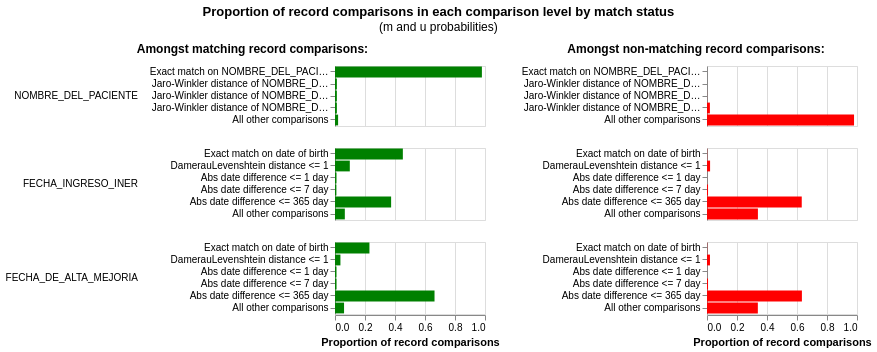

Notebook code for this chart:
### Code cell
linker.visualisations.m_u_parameters_chart()

### Figure 1 — Vega-Lite specification as saved in the notebook (floating-point values rounded to 4 significant figures)
{"config": {"view": {"continuousWidth": 300, "continuousHeight": 300, "discreteHeight": 300, "discreteWidth": 400}, "header": {"title": null}, "title": {"anchor": "middle", "offset": 10}}, "hconcat": [{"mark": "bar", "encoding": {"color": {"value": "green"}, "row": {"field": "comparison_name", "header": {"labelAlign": "left", "labelAnchor": "middle", "labelAngle": 0}, "sort": {"field": "comparison_sort_order"}, "type": "nominal"}, "tooltip": [{"field": "comparison_name", "title": "Comparison name", "type": "nominal"}, {"field": "label_for_charts", "title": "Label", "type": "ordinal"}, {"field": "sql_condition", "title": "SQL condition", "type": "nominal"}, {"field": "m_probability", "format": ".10~g", "title": "M probability", "type": "quantitative"}, {"field": "u_probability", "format": ".10~g", "title": "U probability", "type": "quantitative"}, {"field": "bayes_factor", "format": ",.6f", "title": "Bayes factor = m/u", "type": "quantitative"}, {"field": "log2_bayes_factor", "format": ".4~g", "title": "Match weight = log2(m/u)", "type": "quantitative"}, {"field": "bayes_factor_description", "title": "Match weight description", "type": "nominal"}, {"field": "m_probability_description", "title": "m probability description", "type": "nominal"}, {"field": "u_probability_description", "title": "u probability description", "type": "nominal"}], "x": {"axis": {"title": "Proportion of record comparisons"}, "field": "m_probability", "type": "quantitative"}, "y": {"axis": {"title": null}, "field": "label_for_charts", "sort": {"field": "comparison_vector_value", "order": "descending"}, "type": "nominal"}}, "height": {"step": 12}, "resolve": {"scale": {"y": "independent"}}, "title": {"text": "Amongst matching record comparisons:", "fontSize": 12, "fontWeight": "bold"}, "transform": [{"filter": "(datum.bayes_factor != 'no-op filter due to vega lite issue 4680')"}], "width": 150}, {"mark": "bar", "encoding": {"color": {"value": "red"}, "row": {"field": "comparison_name", "header": {"labels": false}, "sort": {"field": "comparison_sort_order"}, "type": "nominal"}, "tooltip": [{"field": "comparison_name", "title": "Comparison name", "type": "nominal"}, {"field": "label_for_charts", "title": "Label", "type": "ordinal"}, {"field": "sql_condition", "title": "SQL condition", "type": "nominal"}, {"field": "m_probability", "format": ".10~g", "title": "M probability", "type": "quantitative"}, {"field": "u_probability", "format": ".10~g", "title": "U probability", "type": "quantitative"}, {"field": "bayes_factor", "format": ",.6f", "title": "Bayes factor = m/u", "type": "quantitative"}, {"field": "log2_bayes_factor", "format": ".4~g", "title": "Match weight = log2(m/u)", "type": "quantitative"}, {"field": "bayes_factor_description", "title": "Match weight description", "type": "nominal"}, {"field": "m_probability_description", "title": "m probability description", "type": "nominal"}, {"field": "u_probability_description", "title": "u probability description", "type": "nominal"}], "x": {"axis": {"title": "Proportion of record comparisons"}, "field": "u_probability", "type": "quantitative"}, "y": {"axis": {"title": null}, "field": "label_for_charts", "sort": {"field": "comparison_vector_value", "order": "descending"}, "type": "nominal"}}, "height": {"step": 12}, "resolve": {"scale": {"y": "independent"}}, "title": {"text": "Amongst non-matching record comparisons:", "fontSize": 12, "fontWeight": "bold"}, "transform": [{"filter": "(datum.bayes_factor != 'no-op filter2 due to vega lite issue 4680')"}], "width": 150}], "data": {"name": "data-3ac749590dcdfb6d7fca0a2ff53a5810"}, "title": {"text": "Proportion of record comparisons in each comparison level by match status", "subtitle": "(m and u probabilities)"}, "$schema": "https://vega.github.io/schema/vega-lite/v5.9.3.json", "datasets": {"data-3ac749590dcdfb6d7fca0a2ff53a5810": [{"comparison_name": "NOMBRE_DEL_PACIENTE", "sql_condition": "\"NOMBRE_DEL_PACIENTE_l\" = \"NOMBRE_DEL_PACIENTE_r\"", "label_for_charts": "Exact match on NOMBRE_DEL_PACIENTE", "m_probability": 0.9793, "u_probability": 3.436e-05, "m_probability_description": "Amongst matching record comparisons, 97.93% of records (i.e. one in 1.021) are in the exact match on nombre_del_paciente comparison level", "u_probability_description": "Amongst non-matching record comparisons, 0.003436% of records (i.e. one in 29,101) are in the exact match on nombre_del_paciente comparison level", "has_tf_adjustments": true, "tf_adjustment_column": "NOMBRE_DEL_PACIENTE", "tf_adjustment_weight": 1.0, "is_null_level": false, "bayes_factor": 28500.0, "log2_bayes_factor": 14.8, "comparison_vector_value": 4, "max_comparison_vector_value": 4, "bayes_factor_description": "If comparison level is `exact match on nombre_del_paciente` then comparison is 28,499 times more likely to be a match", "probability_two_random_records_match": 3.783e-05, "comparison_sort_order": 0}, {"comparison_name": "NOMBRE_DEL_PACIENTE", "sql_condition": "jaro_winkler_similarity(\"NOMBRE_DEL_PACIENTE_l\", \"NOMBRE_DEL_PACIENTE_r\") >= 0.92", "label_for_charts": "Jaro-Winkler distance of NOMBRE_DEL_PACIENTE >= 0.92", "m_probability": 0.0125, "u_probability": 2.959e-05, "m_probability_description": "Amongst matching record comparisons, 1.25% of records (i.e. one in 80) are in the jaro-winkler distance of nombre_del_paciente >= 0.92 comparison level", "u_probability_description": "Amongst non-matching record comparisons, 0.002959% of records (i.e. one in 33,794) are in the jaro-winkler distance of nombre_del_paciente >= 0.92 comparison level", "has_tf_adjustments": false, "tf_adjustment_column": null, "tf_adjustment_weight": 1.0, "is_null_level": false, "bayes_factor": 422.4, "log2_bayes_factor": 8.723, "comparison_vector_value": 3, "max_comparison_vector_value": 4, "bayes_factor_description": "If comparison level is `jaro-winkler distance of nombre_del_paciente >= 0.92` then comparison is 422 times more likely to be a match", "probability_two_random_records_match": 3.783e-05, "comparison_sort_order": 0}, {"comparison_name": "NOMBRE_DEL_PACIENTE", "sql_condition": "jaro_winkler_similarity(\"NOMBRE_DEL_PACIENTE_l\", \"NOMBRE_DEL_PACIENTE_r\") >= 0.88", "label_for_charts": "Jaro-Winkler distance of NOMBRE_DEL_PACIENTE >= 0.88", "m_probability": 0.0125, "u_probability": 0.0003398, "m_probability_description": "Amongst matching record comparisons, 1.25% of records (i.e. one in 80) are in the jaro-winkler distance of nombre_del_paciente >= 0.88 comparison level", "u_probability_description": "Amongst non-matching record comparisons, 0.03398% of records (i.e. one in 2,943) are in the jaro-winkler distance of nombre_del_paciente >= 0.88 comparison level", "has_tf_adjustments": false, "tf_adjustment_column": null, "tf_adjustment_weight": 1.0, "is_null_level": false, "bayes_factor": 36.78, "log2_bayes_factor": 5.201, "comparison_vector_value": 2, "max_comparison_vector_value": 4, "bayes_factor_description": "If comparison level is `jaro-winkler distance of nombre_del_paciente >= 0.88` then comparison is 36.78 times more likely to be a match", "probability_two_random_records_match": 3.783e-05, "comparison_sort_order": 0}, {"comparison_name": "NOMBRE_DEL_PACIENTE", "sql_condition": "jaro_winkler_similarity(\"NOMBRE_DEL_PACIENTE_l\", \"NOMBRE_DEL_PACIENTE_r\") >= 0.7", "label_for_charts": "Jaro-Winkler distance of NOMBRE_DEL_PACIENTE >= 0.7", "m_probability": 0.0125, "u_probability": 0.01931, "m_probability_description": "Amongst matching record comparisons, 1.25% of records (i.e. one in 80) are in the jaro-winkler distance of nombre_del_paciente >= 0.7 comparison level", "u_probability_description": "Amongst non-matching record comparisons, 1.931% of records (i.e. one in 51.79) are in the jaro-winkler distance of nombre_del_paciente >= 0.7 comparison level", "has_tf_adjustments": false, "tf_adjustment_column": null, "tf_adjustment_weight": 1.0, "is_null_level": false, "bayes_factor": 0.6473, "log2_bayes_factor": -0.6274, "comparison_vector_value": 1, "max_comparison_vector_value": 4, "bayes_factor_description": "If comparison level is `jaro-winkler distance of nombre_del_paciente >= 0.7` then comparison is 1.545 times less likely to be a match", "probability_two_random_records_match": 3.783e-05, "comparison_sort_order": 0}, {"comparison_name": "NOMBRE_DEL_PACIENTE", "sql_condition": "ELSE", "label_for_charts": "All other comparisons", "m_probability": 0.02069, "u_probability": 0.9803, "m_probability_description": "Amongst matching record comparisons, 2.069% of records (i.e. one in 48.33) are in the all other comparisons comparison level", "u_probability_description": "Amongst non-matching record comparisons, 98.03% of records (i.e. one in 1.02) are in the all other comparisons comparison level", "has_tf_adjustments": false, "tf_adjustment_column": null, "tf_adjustment_weight": 1.0, "is_null_level": false, "bayes_factor": 0.02111, "log2_bayes_factor": -5.566, "comparison_vector_value": 0, "max_comparison_vector_value": 4, "bayes_factor_description": "If comparison level is `all other comparisons` then comparison is 47.38 times less likely to be a match", "probability_two_random_records_match": 3.783e-05, "comparison_sort_order": 0}, {"comparison_name": "FECHA_INGRESO_INER", "sql_condition": "\"FECHA_INGRESO_INER_l\" = \"FECHA_INGRESO_INER_r\"", "label_for_charts": "Exact match on date of birth", "m_probability": 0.4524, "u_probability": 0.001215, "m_probability_description": "Amongst matching record comparisons, 45.24% of records (i.e. one in 2.211) are in the exact match on date of birth comparison level", "u_probability_description": "Amongst non-matching record comparisons, 0.1215% of records (i.e. one in 823) are in the exact match on date of birth comparison level", "has_tf_adjustments": false, "tf_adjustment_column": null, "tf_adjustment_weight": 1.0, "is_null_level": false, "bayes_factor": 372.3, "log2_bayes_factor": 8.54, "comparison_vector_value": 5, "max_comparison_vector_value": 5, "bayes_factor_description": "If comparison level is `exact match on date of birth` then comparison is 372 times more likely to be a match", "probability_two_random_records_match": 3.783e-05, "comparison_sort_order": 1}, {"comparison_name": "FECHA_INGRESO_INER", "sql_condition": "damerau_levenshtein(\"FECHA_INGRESO_INER_l\", \"FECHA_INGRESO_INER_r\") <= 1", "label_for_charts": "DamerauLevenshtein distance <= 1", "m_probability": 0.0987, "u_probability": 0.02054, "m_probability_description": "Amongst matching record comparisons, 9.87% of records (i.e. one in 10.13) are in the dameraulevenshtein distance <= 1 comparison level", "u_probability_description": "Amongst non-matching record comparisons, 2.054% of records (i.e. one in 48.69) are in the dameraulevenshtein distance <= 1 comparison level", "has_tf_adjustments": false, "tf_adjustment_column": null, "tf_adjustment_weight": 1.0, "is_null_level": false, "bayes_factor": 4.805, "log2_bayes_factor": 2.265, "comparison_vector_value": 4, "max_comparison_vector_value": 5, "bayes_factor_description": "If comparison level is `dameraulevenshtein distance <= 1` then comparison is 4.805 times more likely to be a match", "probability_two_random_records_match": 3.783e-05, "comparison_sort_order": 1}, {"comparison_name": "FECHA_INGRESO_INER", "sql_condition": "ABS(EPOCH(try_strptime(\"FECHA_INGRESO_INER_l\", '%Y-%m-%d')) - EPOCH(try_strptime(\"FECHA_INGRESO_INER_r\", '%Y-%m-%d'))) <= 86400", "label_for_charts": "Abs date difference <= 1 day", "m_probability": 0.01, "u_probability": 0.0002682, "m_probability_description": "Amongst matching record comparisons, 1% of records (i.e. one in 100) are in the abs date difference <= 1 day comparison level", "u_probability_description": "Amongst non-matching record comparisons, 0.02682% of records (i.e. one in 3,728) are in the abs date difference <= 1 day comparison level", "has_tf_adjustments": false, "tf_adjustment_column": null, "tf_adjustment_weight": 1.0, "is_null_level": false, "bayes_factor": 37.28, "log2_bayes_factor": 5.22, "comparison_vector_value": 3, "max_comparison_vector_value": 5, "bayes_factor_description": "If comparison level is `abs date difference <= 1 day` then comparison is 37.28 times more likely to be a match", "probability_two_random_records_match": 3.783e-05, "comparison_sort_order": 1}, {"comparison_name": "FECHA_INGRESO_INER", "sql_condition": "ABS(EPOCH(try_strptime(\"FECHA_INGRESO_INER_l\", '%Y-%m-%d')) - EPOCH(try_strptime(\"FECHA_INGRESO_INER_r\", '%Y-%m-%d'))) <= 604800", "label_for_charts": "Abs date difference <= 7 day", "m_probability": 0.009288, "u_probability": 0.006869, "m_probability_description": "Amongst matching record comparisons, 0.9288% of records (i.e. one in 108) are in the abs date difference <= 7 day comparison level", "u_probability_description": "Amongst non-matching record comparisons, 0.6869% of records (i.e. one in 146) are in the abs date difference <= 7 day comparison level", "has_tf_adjustments": false, "tf_adjustment_column": null, "tf_adjustment_weight": 1.0, "is_null_level": false, "bayes_factor": 1.352, "log2_bayes_factor": 0.4354, "comparison_vector_value": 2, "max_comparison_vector_value": 5, "bayes_factor_description": "If comparison level is `abs date difference <= 7 day` then comparison is 1.352 times more likely to be a match", "probability_two_random_records_match": 3.783e-05, "comparison_sort_order": 1}, {"comparison_name": "FECHA_INGRESO_INER", "sql_condition": "ABS(EPOCH(try_strptime(\"FECHA_INGRESO_INER_l\", '%Y-%m-%d')) - EPOCH(try_strptime(\"FECHA_INGRESO_INER_r\", '%Y-%m-%d'))) <= 31536000", "label_for_charts": "Abs date difference <= 365 day", "m_probability": 0.3741, "u_probability": 0.6317, "m_probability_description": "Amongst matching record comparisons, 37.41% of records (i.e. one in 2.673) are in the abs date difference <= 365 day comparison level", "u_probability_description": "Amongst non-matching record comparisons, 63.17% of records (i.e. one in 1.583) are in the abs date difference <= 365 day comparison level", "has_tf_adjustments": false, "tf_adjustment_column": null, "tf_adjustment_weight": 1.0, "is_null_level": false, "bayes_factor": 0.5923, "log2_bayes_factor": -0.7556, "comparison_vector_value": 1, "max_comparison_vector_value": 5, "bayes_factor_description": "If comparison level is `abs date difference <= 365 day` then comparison is 1.688 times less likely to be a match", "probability_two_random_records_match": 3.783e-05, "comparison_sort_order": 1}, {"comparison_name": "FECHA_INGRESO_INER", "sql_condition": "ELSE", "label_for_charts": "All other comparisons", "m_probability": 0.06552, "u_probability": 0.3394, "m_probability_description": "Amongst matching record comparisons, 6.552% of records (i.e. one in 15.26) are in the all other comparisons comparison level", "u_probability_description": "Amongst non-matching record comparisons, 33.94% of records (i.e. one in 2.946) are in the all other comparisons comparison level", "has_tf_adjustments": false, "tf_adjustment_column": null, "tf_adjustment_weight": 1.0, "is_null_level": false, "bayes_factor": 0.193, "log2_bayes_factor": -2.373, "comparison_vector_value": 0, "max_comparison_vector_value": 5, "bayes_factor_description": "If comparison level is `all other comparisons` then comparison is 5.181 times less likely to be a match", "probability_two_random_records_match": 3.783e-05, "comparison_sort_order": 1}, {"comparison_name": "FECHA_DE_ALTA_MEJORIA", "sql_condition": "\"FECHA_DE_ALTA_MEJORIA_l\" = \"FECHA_DE_ALTA_MEJORIA_r\"", "label_for_charts": "Exact match on date of birth", "m_probability": 0.2296, "u_probability": 0.00132, "m_probability_description": "Amongst matching record comparisons, 22.96% of records (i.e. one in 4.355) are in the exact match on date of birth comparison level", "u_probability_description": "Amongst non-matching record comparisons, 0.132% of records (i.e. one in 758) are in the exact match on date of birth comparison level", "has_tf_adjustments": false, "tf_adjustment_column": null, "tf_adjustment_weight": 1.0, "is_null_level": false, "bayes_factor": 173.9, "log2_bayes_factor": 7.442, "comparison_vector_value": 5, "max_comparison_vector_value": 5, "bayes_factor_description": "If comparison level is `exact match on date of birth` then comparison is 174 times more likely to be a match", "probability_two_random_records_match": 3.783e-05, "comparison_sort_order": 2}, {"comparison_name": "FECHA_DE_ALTA_MEJORIA", "sql_condition": "damerau_levenshtein(\"FECHA_DE_ALTA_MEJORIA_l\", \"FECHA_DE_ALTA_MEJORIA_r\") <= 1", "label_for_charts": "DamerauLevenshtein distance <= 1", "m_probability": 0.03621, "u_probability": 0.0198, "m_probability_description": "Amongst matching record comparisons, 3.621% of records (i.e. one in 27.62) are in the dameraulevenshtein distance <= 1 comparison level", "u_probability_description": "Amongst non-matching record comparisons, 1.98% of records (i.e. one in 50.5) are in the dameraulevenshtein distance <= 1 comparison level", "has_tf_adjustments": false, "tf_adjustment_column": null, "tf_adjustment_weight": 1.0, "is_null_level": false, "bayes_factor": 1.829, "log2_bayes_factor": 0.8707, "comparison_vector_value": 4, "max_comparison_vector_value": 5, "bayes_factor_description": "If comparison level is `dameraulevenshtein distance <= 1` then comparison is 1.829 times more likely to be a match", "probability_two_random_records_match": 3.783e-05, "comparison_sort_order": 2}, {"comparison_name": "FECHA_DE_ALTA_MEJORIA", "sql_condition": "ABS(EPOCH(try_strptime(\"FECHA_DE_ALTA_MEJORIA_l\", '%Y-%m-%d')) - EPOCH(try_strptime(\"FECHA_DE_ALTA_MEJORIA_r\", '%Y-%m-%d'))) <= 86400", "label_for_charts": "Abs date difference <= 1 day", "m_probability": 0.01, "u_probability": 0.0003007, "m_probability_description": "Amongst matching record comparisons, 1% of records (i.e. one in 100) are in the abs date difference <= 1 day comparison level", "u_probability_description": "Amongst non-matching record comparisons, 0.03007% of records (i.e. one in 3,326) are in the abs date difference <= 1 day comparison level", "has_tf_adjustments": false, "tf_adjustment_column": null, "tf_adjustment_weight": 1.0, "is_null_level": false, "bayes_factor": 33.26, "log2_bayes_factor": 5.056, "comparison_vector_value": 3, "max_comparison_vector_value": 5, "bayes_factor_description": "If comparison level is `abs date difference <= 1 day` then comparison is 33.26 times more likely to be a match", "probability_two_random_records_match": 3.783e-05, "comparison_sort_order": 2}, {"comparison_name": "FECHA_DE_ALTA_MEJORIA", "sql_condition": "ABS(EPOCH(try_strptime(\"FECHA_DE_ALTA_MEJORIA_l\", '%Y-%m-%d')) - EPOCH(try_strptime(\"FECHA_DE_ALTA_MEJORIA_r\", '%Y-%m-%d'))) <= 604800", "label_for_charts": "Abs date difference <= 7 day", "m_probability": 0.01034, "u_probability": 0.006895, "m_probability_description": "Amongst matching record comparisons, 1.034% of records (i.e. one in 96.67) are in the abs date difference <= 7 day comparison level", "u_probability_description": "Amongst non-matching record comparisons, 0.6895% of records (i.e. one in 145) are in the abs date difference <= 7 day comparison level", "has_tf_adjustments": false, "tf_adjustment_column": null, "tf_adjustment_weight": 1.0, "is_null_level": false, "bayes_factor": 1.5, "log2_bayes_factor": 0.5854, "comparison_vector_value": 2, "max_comparison_vector_value": 5, "bayes_factor_description": "If comparison level is `abs date difference <= 7 day` then comparison is 1.5 times more likely to be a match", "probability_two_random_records_match": 3.783e-05, "comparison_sort_order": 2}, {"comparison_name": "FECHA_DE_ALTA_MEJORIA", "sql_condition": "ABS(EPOCH(try_strptime(\"FECHA_DE_ALTA_MEJORIA_l\", '%Y-%m-%d')) - EPOCH(try_strptime(\"FECHA_DE_ALTA_MEJORIA_r\", '%Y-%m-%d'))) <= 31536000", "label_for_charts": "Abs date difference <= 365 day", "m_probability": 0.6635, "u_probability": 0.6327, "m_probability_description": "Amongst matching record comparisons, 66.35% of records (i.e. one in 1.507) are in the abs date difference <= 365 day comparison level", "u_probability_description": "Amongst non-matching record comparisons, 63.27% of records (i.e. one in 1.581) are in the abs date difference <= 365 day comparison level", "has_tf_adjustments": false, "tf_adjustment_column": null, "tf_adjustment_weight": 1.0, "is_null_level": false, "bayes_factor": 1.049, "log2_bayes_factor": 0.06858, "comparison_vector_value": 1, "max_comparison_vector_value": 5, "bayes_factor_description": "If comparison level is `abs date difference <= 365 day` then comparison is 1.049 times more likely to be a match", "probability_two_random_records_match": 3.783e-05, "comparison_sort_order": 2}, {"comparison_name": "FECHA_DE_ALTA_MEJORIA", "sql_condition": "ELSE", "label_for_charts": "All other comparisons", "m_probability": 0.06034, "u_probability": 0.339, "m_probability_description": "Amongst matching record comparisons, 6.034% of records (i.e. one in 16.57) are in the all other comparisons comparison level", "u_probability_description": "Amongst non-matching record comparisons, 33.9% of records (i.e. one in 2.95) are in the all other comparisons comparison level", "has_tf_adjustments": false, "tf_adjustment_column": null, "tf_adjustment_weight": 1.0, "is_null_level": false, "bayes_factor": 0.178, "log2_bayes_factor": -2.49, "comparison_vector_value": 0, "max_comparison_vector_value": 5, "bayes_factor_description": "If comparison level is `all other comparisons` then comparison is 5.617 times less likely to be a match", "probability_two_random_records_match": 3.783e-05, "comparison_sort_order": 2}]}}
